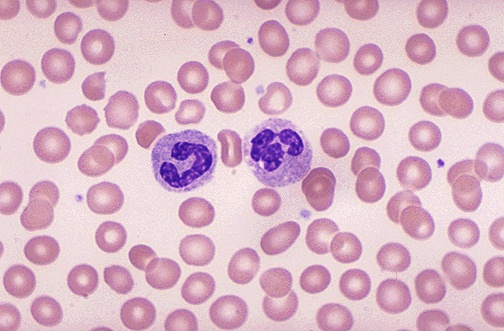
%> input picture L1.jpg, 504 x 331 px
$ octave Leukemia_MAin.m   (GNU Octave 9; MATLAB toolbox functions it lacks are replaced by stand-ins)
%> lines starting %> are read from the running program, lines starting %| are printed output that depends on the picture

clc;
clear all;
close all;
[fna,pna]=uigetfile({'*.jpg;*.bmp;*.png'},'Select file');
%> the answer given: L1.jpg
fanme=[pna fna];
im = double(imread(fanme));
im=imresize(im,[200 300]);
%> im: size 200x300x3 double
figure;imshow(uint8(im));title('Input image');
tic
%  Lab conversion and color thresholding
im=im/255;
R=im(:,:,1);
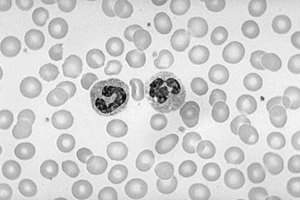
%> R: size 200x300 double; min 0.172, max 1, mean 0.855; drawn with min black and max white
G=im(:,:,2);
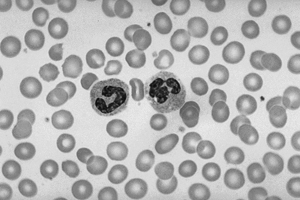
%> G: size 200x300 double; min 0.0409, max 0.921, mean 0.708
B=im(:,:,3);
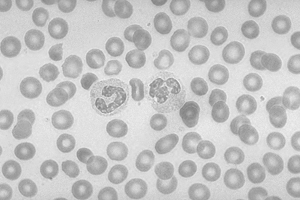
%> B: size 200x300 double; min 0.507, max 0.959, mean 0.777
% Set a threshold
T = 0.008856;

[M, N,plane] = size(R);
%> M = 200; N = 300; plane = 1
s = M * N;
%> s = 60000
RGB = [reshape(R,1,s); reshape(G,1,s); reshape(B,1,s)];

% RGB to XYZ
MAT = [0.412453 0.357580 0.180423;
       0.212671 0.715160 0.072169;
       0.019334 0.119193 0.950227];
XYZ = MAT * RGB;

% Normalize for D65 white point
X = XYZ(1,:) / 0.950456;
Y = XYZ(2,:);
Z = XYZ(3,:) / 1.088754;

XT = X > T;
%> XT = 60000 logical values, 60000 true
YT = Y > T;
%> YT = 60000 logical values, 60000 true
ZT = Z > T;
%> ZT = 60000 logical values, 60000 true

Y3 = Y.^(1/3);

fX = XT .* X.^(1/3) + (~XT) .* (7.787 .* X + 16/116);
fY = YT .* Y3 + (~YT) .* (7.787 .* Y + 16/116);
fZ = ZT .* Z.^(1/3) + (~ZT) .* (7.787 .* Z + 16/116);

L = reshape(YT .* (116 * Y3 - 16.0) + (~YT) .* (903.3 * Y), M, N);
a = reshape(500 * (fX - fY), M, N);
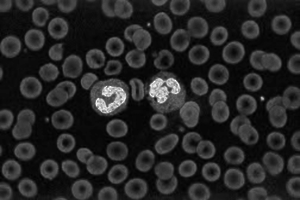
%> a: size 200x300 double; min 0.984, max 53.45, mean 8.9; drawn with min black and max white
b = reshape(200 * (fY - fZ), M, N);
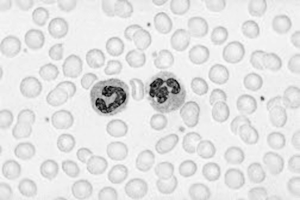
%> b: size 200x300 double; min -61.23, max 4.39, mean -2.6; drawn with min black and max white

  L = cat(3,L,a,b);
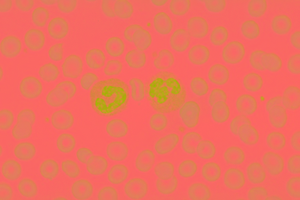
%> L: size 200x300x3 double; mean R, G, B 88.6, 8.9, -2.6; drawn with min black and max white
figure;imshow(L);title('L*a*b converted image');
%> after `imshow(L)`:
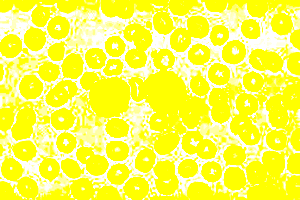
%> displayed picture: size 200x300x3, on the screen's scale of 0 to 255; mean R, G, B 255, 255, 76.1

% color thresholding

%> (the run ends here)
